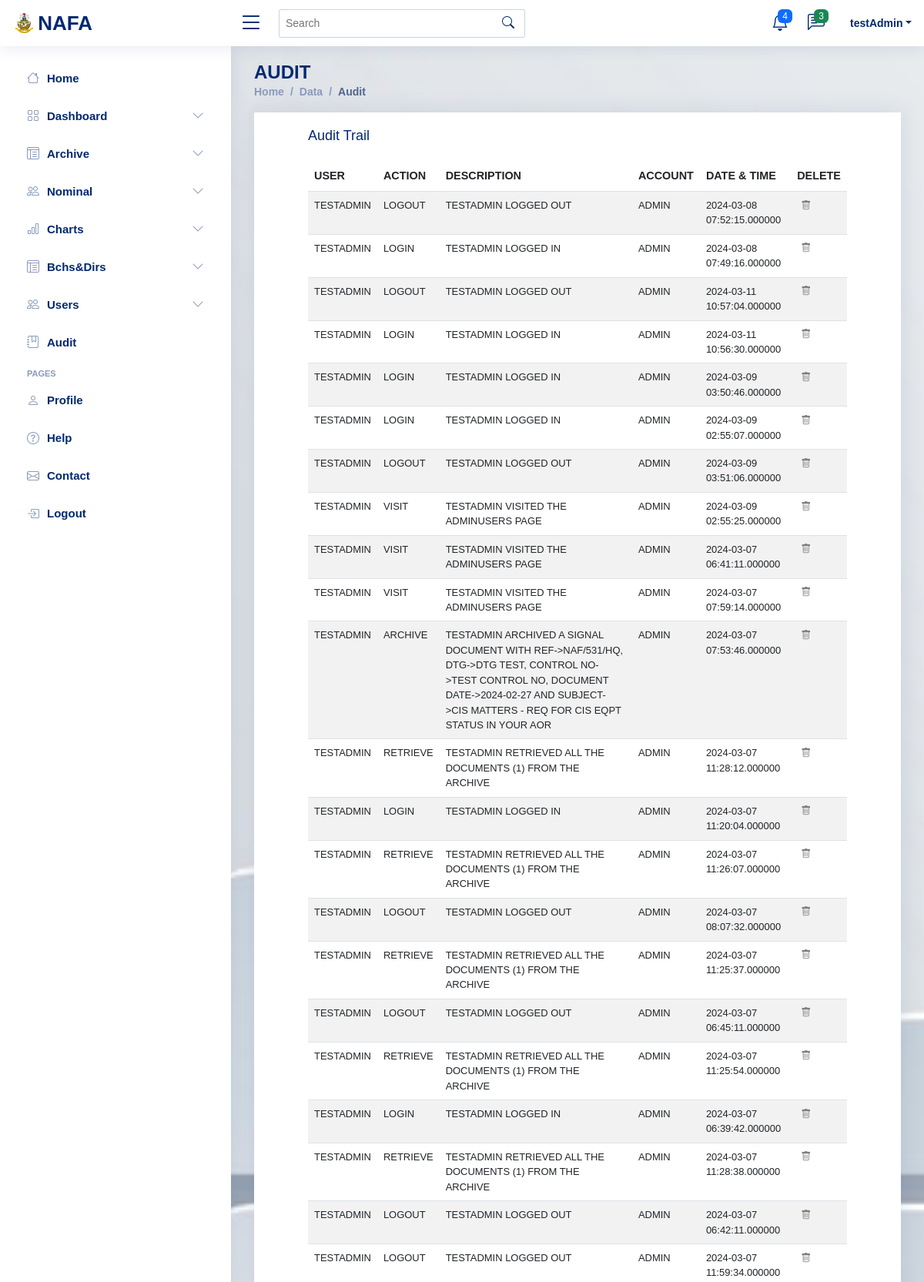
/ADMIN/adminAuditTrail.php (signed in, upper part), run on the app's committed database.
### tables this page shows
CREATE TABLE `audittrail` (
  `AUDIT_ID` varchar(100) NOT NULL,
  `SVC_NO` varchar(100) NOT NULL,
  `ACTION` varchar(100) NOT NULL,
  `DESCRIPTION` varchar(1000) NOT NULL,
  `ACCOUNT` varchar(20) NOT NULL,
  `DATE_TIME` datetime(6) NOT NULL
);

### ADMIN/adminAuditTrail.php (the view, shortened to what this page needs)
<?php
include('../Connection.php');
include 'adminHeader.php';
include 'adminSideNavBar.php';
    $auditSQL = "SELECT * FROM audittrail";
    $auditResult = mysqli_query($conn, $auditSQL);
?>
<main id="main" class="main"
 style="
    background-image: url('../IMAGES/img1.jpg');
    background-size: cover;
    background-position: center;
    min-height: 100vh;
    zIndex:-1;
    "
>
    <div class="pagetitle">
      <h1>AUDIT</h1>
      <nav>
        <ol class="breadcrumb">
          <li class="breadcrumb-item"><a href="adminHome">Home</a></li>
          <li class="breadcrumb-item">Data</li>
          <li class="breadcrumb-item active">Audit</li>
        </ol>
      </nav>
    </div>
   <section class="section">
      <div class="row">
        <div class="col-lg-12">
          <div class="card" style="padding-left:50px; padding-right:50px; border-radius:1px;">
            <div class="card-body">
              <h5 class="card-title">Audit Trail</h5>
            <div class="table-responsive" style="boder">
              <table class="table datatable table-striped second table-hover" style="font-size:90%;">
                <thead>
                  <tr>
                    <th scope="col">USER</th>
                    <th scope="col">ACTION</th>
                    <th scope="col">DESCRIPTION</th>
                   <th scope="col">ACCOUNT</th>
                    <th scope="col">DATE & TIME</th>
                    <th scope="col">DELETE</th>
                  </tr>
                </thead>
                <tbody>
                       <?php
                    while($auditFetch=mysqli_fetch_assoc($auditResult))
            {
            ?>
                <tr id='userRow' style='text-transform: uppercase; font-size:90%;'>
                    <td><?php echo $auditFetch['SVC_NO']?></td>
                    <td><?php echo $auditFetch['ACTION']?></td>
                    <td><?php echo $auditFetch['DESCRIPTION']?></td>
                    <td><?php echo $auditFetch['ACCOUNT']?></td>
                    <td><?php echo $auditFetch['DATE_TIME']?></td>
                    <td>
                        <a style="color:grey; margin-left:5px; font-size:;" type="button" data-bs-toggle="modal" data-bs-target="#basicModal"><i class='bi bi-trash' id='deleteButton'></i>
                    </td>
                </tr>
            <?php
            }
            ?>
                </tbody>
              </table>
        </div>
        </div>
        </div>
      </div>
    </section>
  </main>
<?php include 'adminFooter.php'; ?>

### assets/css/style.css (style rules this page uses)
:root { scroll-behavior: smooth; }
body { font-family: "Open Sans", sans-serif; background: #f6f9ff; color: #444444; }
h1, h2, h3, h4, h5, h6 { font-family: "Nunito", sans-serif; }
#main { margin-top: 60px; padding: 20px 30px; transition: all 0.3s; }
.pagetitle { margin-bottom: 10px; }
.pagetitle h1 { font-size: 24px; margin-bottom: 0; font-weight: 600; color: #012970; }
.card { margin-bottom: 30px; border: none; border-radius: 5px; box-shadow: 0px 0 30px rgba(1, 41, 112, 0.1); }
.card-title { padding: 20px 0 15px 0; font-size: 18px; font-weight: 500; color: #012970; font-family: "Poppins", sans-serif; }
.card-body { padding: 0 20px 20px 20px; }
.breadcrumb { font-size: 14px; font-family: "Nunito", sans-serif; color: #899bbd; font-weight: 600; }
.breadcrumb a { color: #899bbd; transition: 0.3s; }
.breadcrumb .breadcrumb-item::before { color: #899bbd; }
.breadcrumb .active { color: #51678f; font-weight: 600; }
@media (min-width: 1200px) { #main, #footer { margin-left: 300px; } }

### data on the page
audittrail: SVC_NO "TESTADMIN", ACTION "LOGOUT", DESCRIPTION "TESTADMIN LOGGED OUT", ACCOUNT "ADMIN", DATE_TIME "2024-03-08 07:52:15.000000"
audittrail: SVC_NO "TESTADMIN", ACTION "LOGIN", DESCRIPTION "TESTADMIN LOGGED IN", ACCOUNT "ADMIN", DATE_TIME "2024-03-08 07:49:16.000000"
audittrail: SVC_NO "TESTADMIN", ACTION "LOGOUT", DESCRIPTION "TESTADMIN LOGGED OUT", ACCOUNT "ADMIN", DATE_TIME "2024-03-11 10:57:04.000000"
audittrail: SVC_NO "TESTADMIN", ACTION "LOGIN", DESCRIPTION "TESTADMIN LOGGED IN", ACCOUNT "ADMIN", DATE_TIME "2024-03-11 10:56:30.000000"
audittrail: SVC_NO "TESTADMIN", ACTION "LOGIN", DESCRIPTION "TESTADMIN LOGGED IN", ACCOUNT "ADMIN", DATE_TIME "2024-03-09 03:50:46.000000"
audittrail: SVC_NO "TESTADMIN", ACTION "LOGIN", DESCRIPTION "TESTADMIN LOGGED IN", ACCOUNT "ADMIN", DATE_TIME "2024-03-09 02:55:07.000000"
audittrail: SVC_NO "TESTADMIN", ACTION "LOGOUT", DESCRIPTION "TESTADMIN LOGGED OUT", ACCOUNT "ADMIN", DATE_TIME "2024-03-09 03:51:06.000000"
audittrail: SVC_NO "TESTADMIN", ACTION "VISIT", DESCRIPTION "TESTADMIN VISITED THE ADMINUSERS PAGE", ACCOUNT "ADMIN", DATE_TIME "2024-03-09 02:55:25.000000"
audittrail: SVC_NO "TESTADMIN", ACTION "VISIT", DESCRIPTION "TESTADMIN VISITED THE ADMINUSERS PAGE", ACCOUNT "ADMIN", DATE_TIME "2024-03-07 06:41:11.000000"
audittrail: SVC_NO "TESTADMIN", ACTION "VISIT", DESCRIPTION "TESTADMIN VISITED THE ADMINUSERS PAGE", ACCOUNT "ADMIN", DATE_TIME "2024-03-07 07:59:14.000000"
audittrail: SVC_NO "TESTADMIN", ACTION "ARCHIVE", DESCRIPTION "TESTADMIN ARCHIVED A SIGNAL DOCUMENT WITH REF->NAF/531/HQ, DTG->DTG TEST, CONTROL NO->TEST CONTROL NO, DOCUMENT DATE->2024-02-27 AND SUBJECT->CIS MATTERS - REQ FOR CIS EQPT STATUS IN YOUR AOR", ACCOUNT "ADMIN", DATE_TIME "2024-03-07 07:53:46.000000"
audittrail: SVC_NO "TESTADMIN", ACTION "RETRIEVE", DESCRIPTION "TESTADMIN RETRIEVED ALL THE DOCUMENTS (1) FROM THE ARCHIVE", ACCOUNT "ADMIN", DATE_TIME "2024-03-07 11:28:12.000000"
audittrail: SVC_NO "TESTADMIN", ACTION "LOGIN", DESCRIPTION "TESTADMIN LOGGED IN", ACCOUNT "ADMIN", DATE_TIME "2024-03-07 11:20:04.000000"
audittrail: SVC_NO "TESTADMIN", ACTION "RETRIEVE", DESCRIPTION "TESTADMIN RETRIEVED ALL THE DOCUMENTS (1) FROM THE ARCHIVE", ACCOUNT "ADMIN", DATE_TIME "2024-03-07 11:26:07.000000"
audittrail: SVC_NO "TESTADMIN", ACTION "LOGOUT", DESCRIPTION "TESTADMIN LOGGED OUT", ACCOUNT "ADMIN", DATE_TIME "2024-03-07 08:07:32.000000"
audittrail: SVC_NO "TESTADMIN", ACTION "RETRIEVE", DESCRIPTION "TESTADMIN RETRIEVED ALL THE DOCUMENTS (1) FROM THE ARCHIVE", ACCOUNT "ADMIN", DATE_TIME "2024-03-07 11:25:37.000000"
audittrail: SVC_NO "TESTADMIN", ACTION "LOGOUT", DESCRIPTION "TESTADMIN LOGGED OUT", ACCOUNT "ADMIN", DATE_TIME "2024-03-07 06:45:11.000000"
audittrail: SVC_NO "TESTADMIN", ACTION "RETRIEVE", DESCRIPTION "TESTADMIN RETRIEVED ALL THE DOCUMENTS (1) FROM THE ARCHIVE", ACCOUNT "ADMIN", DATE_TIME "2024-03-07 11:25:54.000000"
audittrail: SVC_NO "TESTADMIN", ACTION "LOGIN", DESCRIPTION "TESTADMIN LOGGED IN", ACCOUNT "ADMIN", DATE_TIME "2024-03-07 06:39:42.000000"
audittrail: SVC_NO "TESTADMIN", ACTION "RETRIEVE", DESCRIPTION "TESTADMIN RETRIEVED ALL THE DOCUMENTS (1) FROM THE ARCHIVE", ACCOUNT "ADMIN", DATE_TIME "2024-03-07 11:28:38.000000"
audittrail: SVC_NO "TESTADMIN", ACTION "LOGOUT", DESCRIPTION "TESTADMIN LOGGED OUT", ACCOUNT "ADMIN", DATE_TIME "2024-03-07 06:42:11.000000"
audittrail: SVC_NO "TESTADMIN", ACTION "LOGOUT", DESCRIPTION "TESTADMIN LOGGED OUT", ACCOUNT "ADMIN", DATE_TIME "2024-03-07 11:59:34.000000"

### other printed values
$_SESSION['svcNo'] "testAdmin"
